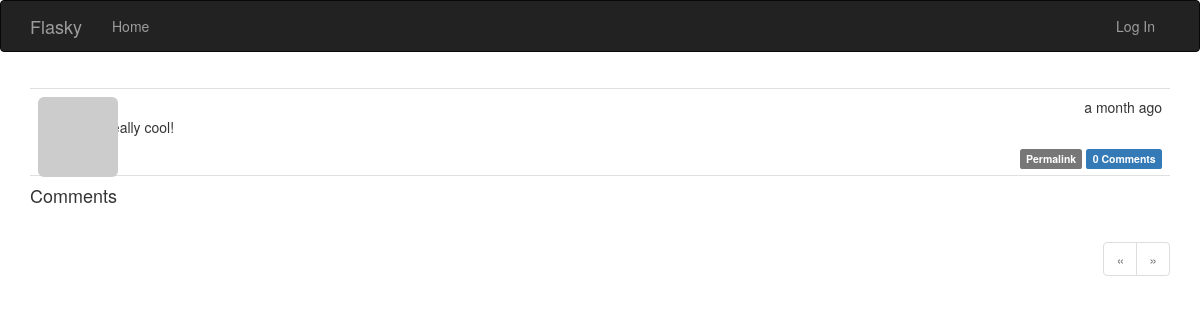
Page /post/104 on the earlier database version.
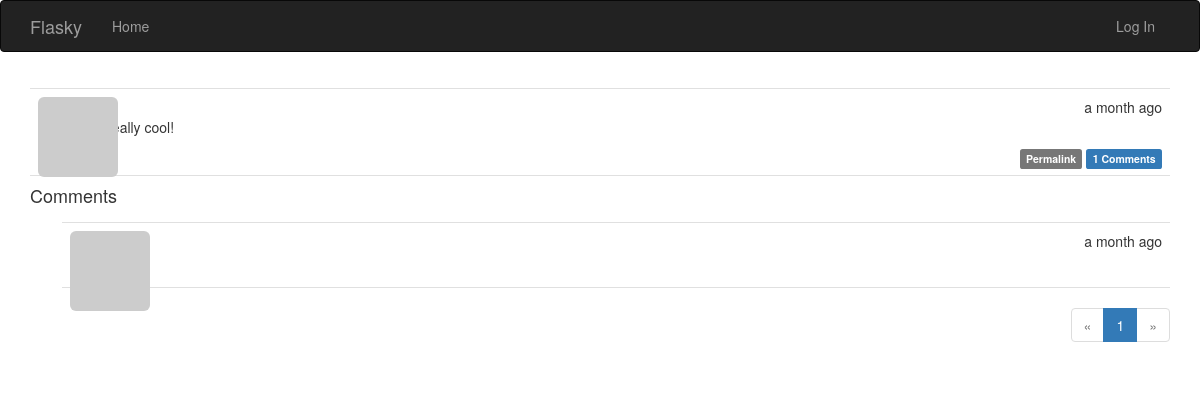
Same page on the later database version.
### app/models.py (models this page shows, shortened)
class Post(db.Model):
    __tablename__ = 'posts'
    id = db.Column(db.Integer, primary_key = True)
    body = db.Column(db.Text)
    timestamp = db.Column(db.DateTime, index = True, default = datetime.utcnow)
    author_id = db.Column(db.Integer, db.ForeignKey('users.id'))
    body_html = db.Column(db.Text)
    comments = db.relationship('Comment', backref = 'post', lazy= 'dynamic')

class Comment(db.Model):
    __tablename__ = 'comments'
    id = db.Column(db.Integer, primary_key = True)
    body = db.Column(db.Text)
    body_html = db.Column(db.Text)
    timestamp = db.Column(db.DateTime, index = True, default = datetime.utcnow)
    disabled = db.Column(db.Boolean)
    author_id = db.Column(db.Integer, db.ForeignKey('users.id'))
    post_id = db.Column(db.Integer, db.ForeignKey('posts.id'))

### app/main/views.py (the view, shortened to what this page needs)
@main.route('/post/<int:id>', methods=['GET', 'POST'])
def post(id):
    post = Post.query.get_or_404(id)
    form = CommentForm()
    page = request.args.get('page', 1, type = int)
    if page == -1:
        page = (post.comments.count() - 1) / \
               current_app.config['FLASKY_COMMENTS_PER_PAGE'] + 1
    pagination = post.comments.order_by(Comment.timestamp.asc()).paginate(
        page, per_page = current_app.config['FLASKY_COMMENTS_PER_PAGE'],
        error_out = False)
    comments = pagination.items
    return render_template('post.html', posts = [post], form = form,
                           comments = comments, pagination = pagination)

### app/auth/views.py (called while the page is built)
@auth.before_app_request
def before_request():
    if current_user.is_authenticated:
        current_user.ping()
        if not current_user.confirmed \
            and request.endpoint[:5] != 'auth.' \
            and request.endpoint != 'static':
            return redirect(url_for('auth.unconfirmed'))

### app/main/__init__.py (called while the page is built)
@main.app_context_processor
def inject_permissions():
    return dict(Permission = Permission)

### app/main/views.py (called while the page is built)
@main.after_app_request
def after_request(response):
    for query in get_debug_queries():
        if query.duration >= current_app.config['FLASKY_SLOW_DB_QUERY_TIME']:
            current_app.logger.warning(
                'Slow query: %s\nParameters: %s\nDuration: %fs\nContext: %s\n' %
                     (query.statement, query.parameters, query.duration,
                         query.context))
    return response

### app/models.py (called while the page is built)
    def can(slef, permissions):
        return False

    def is_administrator(self):
        return False

### app/templates/post.html (shortened to what this page needs)
{% extends "base.html" %}
{% import "bootstrap/wtf.html" as wtf %}
{% import "_macros.html" as macros %}
{% block page_content %}
{% include '_posts.html' %}
<h4 id="comments">Comments</h4>
{% include '_comments.html' %}
{% if pagination %}
<div class="pagination">
    {{ macros.pagination_widget(pagination, '.post', fragment='#comments', id=posts[0].id) }}
</div>
{% endif %}
{% endblock %}

### app/templates/_posts.html (shortened to what this page needs)
<ul class="posts">
    {% for post in posts %}
    <li class="post">
        <div class="post-thumbnail">
            <a href="{{ url_for('.user', username=post.author.username) }}">
                <img class="img-rounded profile-thumbnail" src="{{ post.author.gravatar(size=40) }}">
            </a>
        </div>
        <div class="post-content">
            <div class="post-date">{{ moment(post.timestamp).fromNow() }}</div>
            <div class="post-author"><a href="{{ url_for('.user', username=post.author.username) }}">{{ post.author.username }}</a></div>
            <div class="post-body">
                {% if post.body_html %}
                    {{ post.body_html | safe }}
                {% else %}
                    {{ post.body }}
                {% endif %}
            </div>
            <div class="post-footer">
                <a href="{{ url_for('.post', id=post.id) }}">
                    <span class="label label-default">Permalink</span>
                </a>
                <a href="{{ url_for('.post', id=post.id )}}#comments">
                    <span class="label label-primary">{{ post.comments.count() }} Comments</span>
                </a>
            </div>
        </div>
    </li>
    {% endfor %}
</ul>

### app/templates/_comments.html (shortened to what this page needs)
<ul class="comments">
    {% for comment in comments %}
    <li class="comment">
        <div class="comment-thumbnail">
            <a href="{{ url_for('.user', username=comment.author.username) }}">
                <img class="img-rounded profile-thumbnail" src="{{ comment.author.gravatar(size=40) }}">
            </a>
        </div>
        <div class="comment-content">
            <div class="comment-date">{{ moment(comment.timestamp).fromNow() }}</div>
            <div class="comment-author"><a href="{{ url_for('.user', username=comment.author.username) }}">{{ comment.author.username }}</a></div>
            <div class="comment-body">
            </div>
        </div>
    </li>
    {% endfor %}
</ul>

Differences in the rows shown:
computed for Post "a month ago": comments.count "0" → "1"
added Comment: timestamp "a month ago"
Other differences:
new list line: "1"
